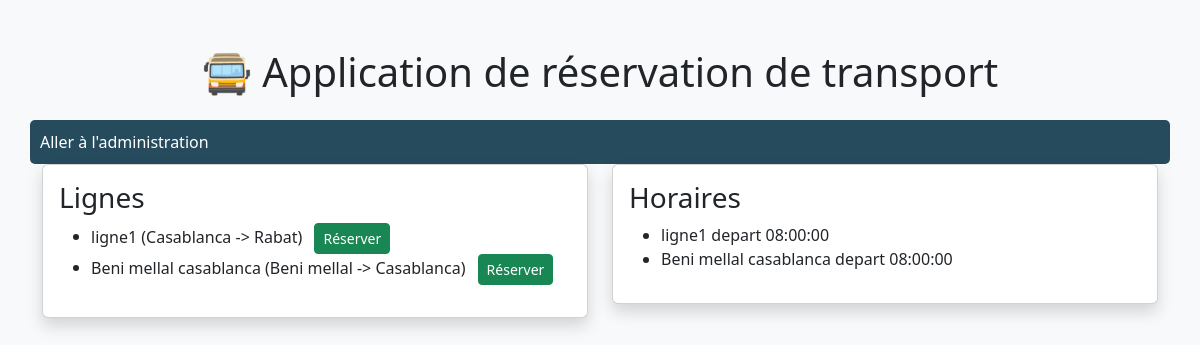
The page / on the database its author committed.
### gestion/models.py (models this page shows)
class Ligne(models.Model):
    nom_ligne = models.CharField(max_length=50, unique=True)
    point_depart = models.CharField(max_length=100)
    point_arrivee = models.CharField(max_length=100)
    duree_estimee = models.DurationField(help_text="الوقت التقريبي للرحلة")
    def __str__(self):
        return f"{self.nom_ligne} ({self.point_depart} -> {self.point_arrivee})"

class Horaire(models.Model):
    ligne = models.ForeignKey(Ligne, on_delete=models.CASCADE)
    bus = models.ForeignKey(Bus, on_delete=models.CASCADE, null=True, blank=True)
    heure_depart = models.TimeField()
    heure_arrivee = models.TimeField()
    frequence = models.CharField(max_length=50)
    def __str__(self):
        return f"{self.ligne.nom_ligne} depart {self.heure_depart}"

### gestion/views.py (the view)
# urls.py: path('', home, name='home'),
def home(request):
    Lignes =Ligne.objects.all()
    Horaires = Horaire.objects.all()
    return render(request, 'gestion/home.html',{
         'Lignes': Lignes,
        'Horaires': Horaires
            })

### gestion/templates/gestion/home.html (shortened to what this page needs)
<!DOCTYPE html>
<html lang="fr">
<head>
    <link href="https://cdn.jsdelivr.net/npm/bootstrap@5.3.0/dist/css/bootstrap.min.css" rel="stylesheet">
</head>
<body class="bg-light">
<div class="container mt-5">
    <h1 class="text-center mb-4">🚍 Application de réservation de transport</h1>
    <div class="row">
        <a href="/admin" style="text-decoration: none; background-color: #264b5d; color: white; padding: 10px; border-radius: 5px;">Aller à l'administration</a>
        <div class="col-md-6">
            <div class="card shadow p-3 mb-4">
                <h3>Lignes</h3>
                <ul>
                    {% for ligne in Lignes %}
                        <li>
                            {{ ligne }}
                            <button class="btn btn-success btn-sm ms-2">Réserver</button>
                        </li>
                    {% empty %}
                        <li>Aucune ligne</li>
                    {% endfor %}
                </ul>
            </div>
        </div>
        <div class="col-md-6">
            <div class="card shadow p-3 mb-4">
                <h3>Horaires</h3>
                <ul>
                    {% for horaire in Horaires %}
                        <li>{{ horaire }}</li>
                    {% empty %}
                        <li>Aucun horaire</li>
                    {% endfor %}
                </ul>
            </div>
        </div>
    </div>
</div>
</body>
</html>

### rows shown on the page
Ligne: nom_ligne+point_depart+point_arrivee "ligne1 (Casablanca -> Rabat)"
Ligne: nom_ligne+point_depart+point_arrivee "Beni mellal casablanca (Beni mellal -> Casablanca)"
Horaire: ligne+heure_depart "ligne1 depart 08:00:00"
Horaire: ligne+heure_depart "Beni mellal casablanca depart 08:00:00"
